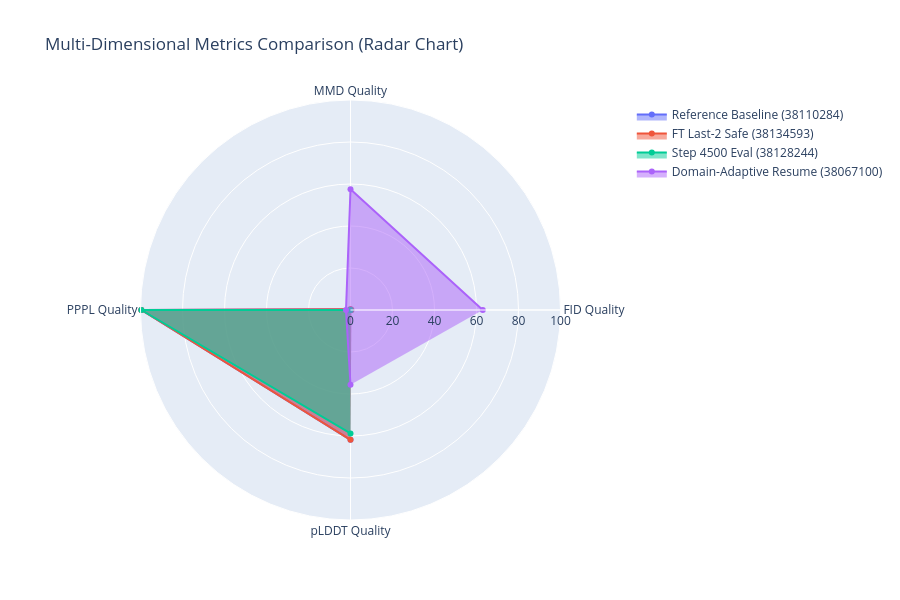

The notebook cell this image was saved under:
### Markdown cell above
## 10. Radar Chart for Multidimensional Comparison

### Code cell
# Prepare data for radar chart - select key variants for clarity
key_runs = ['Reference Baseline (38110284)', 'FT Last-2 Safe (38134593)', 
            'Domain-Adaptive Resume (38067100)', 'Step 4500 Eval (38128244)']

df_radar = df[df['Run Name'].isin(key_runs)].copy()

# Normalize metrics to 0-100 scale (invert where higher is better)
df_radar['FID_scaled'] = 100 * (1 - df_radar['FID'] / df['FID'].max())
df_radar['MMD_scaled'] = 100 * (1 - df_radar['MMD'] / df['MMD'].max())
df_radar['PPPL_scaled'] = np.clip(100 * (1 - df_radar['ESM PPPL'] / 250), 0, 100)
df_radar['pLDDT_scaled'] = 100 * df_radar['pLDDT'] / 100

fig = go.Figure()

for idx, row in df_radar.iterrows():
    fig.add_trace(go.Scatterpolar(
        r=[row['FID_scaled'], row['MMD_scaled'], row['PPPL_scaled'], row['pLDDT_scaled']],
        theta=['FID Quality', 'MMD Quality', 'PPPL Quality', 'pLDDT Quality'],
        fill='toself',
        name=row['Run Name']
    ))

fig.update_layout(
    polar=dict(radialaxis=dict(visible=True, range=[0, 100])),
    title='Multi-Dimensional Metrics Comparison (Radar Chart)',
    height=600,
    showlegend=True
)
fig.show()

### Figure 1 — Plotly figure (JSON) as saved in the notebook; plotly's stock layout.template omitted (floating-point values rounded to 4 significant figures)
{"data": [{"fill": "toself", "name": "Reference Baseline (38110284)", "r": [0.4137, 0.3863, 99.6, 61.83], "theta": ["FID Quality", "MMD Quality", "PPPL Quality", "pLDDT Quality"], "type": "scatterpolar"}, {"fill": "toself", "name": "FT Last-2 Safe (38134593)", "r": [0.4137, 0.3863, 99.6, 61.83], "theta": ["FID Quality", "MMD Quality", "PPPL Quality", "pLDDT Quality"], "type": "scatterpolar"}, {"fill": "toself", "name": "Step 4500 Eval (38128244)", "r": [0, 0, 99.6, 58.78], "theta": ["FID Quality", "MMD Quality", "PPPL Quality", "pLDDT Quality"], "type": "scatterpolar"}, {"fill": "toself", "name": "Domain-Adaptive Resume (38067100)", "r": [62.98, 57.53, 2.148, 35.6], "theta": ["FID Quality", "MMD Quality", "PPPL Quality", "pLDDT Quality"], "type": "scatterpolar"}], "layout": {"height": 600, "polar": {"radialaxis": {"range": [0, 100], "visible": true}}, "showlegend": true, "title": {"text": "Multi-Dimensional Metrics Comparison (Radar Chart)"}}}
